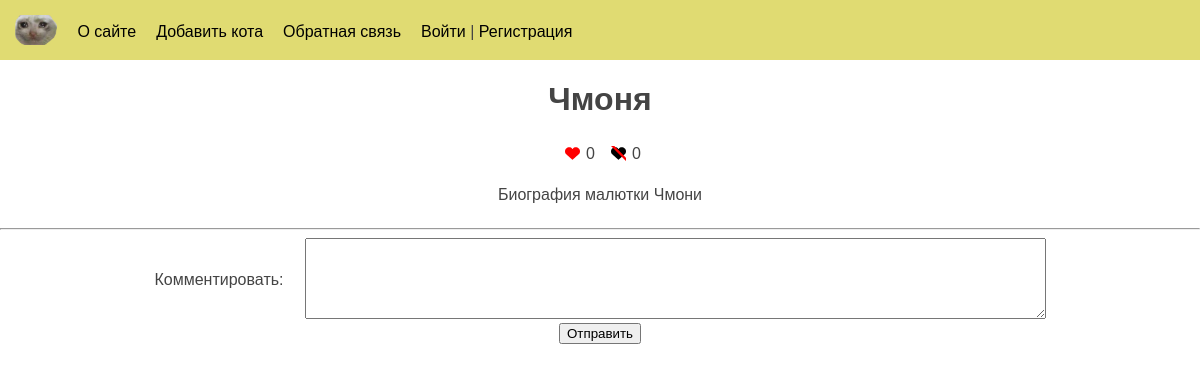
Page /post/chmonya/ on the earlier database version.
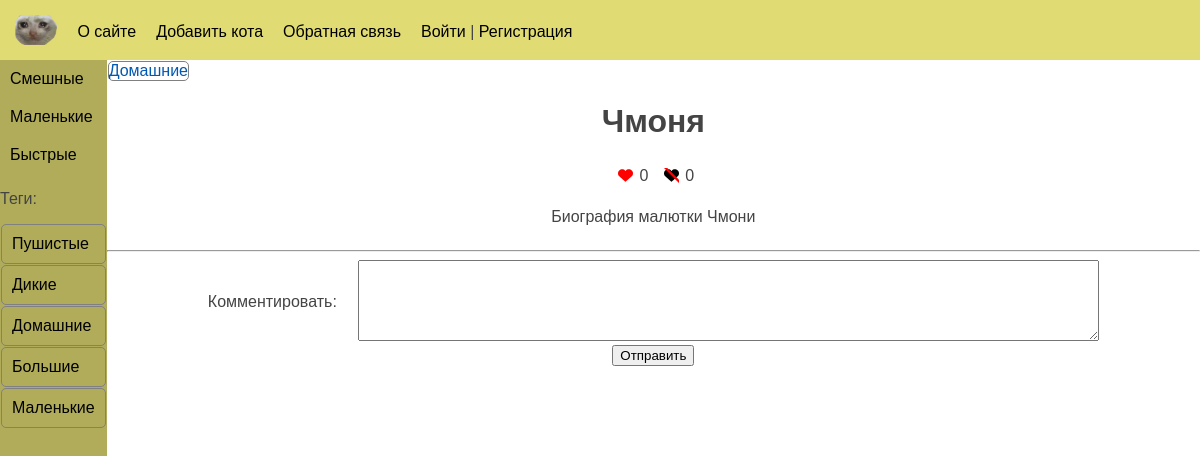
Same page on the later database version.
### cats/models.py (models this page shows, shortened)
class Category(models.Model):
    class Meta:
        verbose_name = 'Категория'
        verbose_name_plural = 'Категории'
    name = models.CharField(max_length=100, db_index=True, verbose_name='Категория')
    slug = models.SlugField(max_length=255, db_index=True, verbose_name='URL')
    def get_absolute_url(self):
        return reverse('category', kwargs={'category_slug': self.slug})

class TagPosts(models.Model):
    tag = models.CharField(max_length=100, db_index=True)
    slug = models.SlugField(max_length=255, unique=True, db_index=True)
    def get_absolute_url(self):
        return reverse('tag', kwargs={'tag_slug': self.slug})

### cats/views.py (the view)
# urls.py: path('post/<slug:post_slug>/', views.ShowPost.as_view(), name='post'),
class ShowPost(DataMixin, DetailView):
    model = Cat
    template_name = 'cats/post.html'
    slug_url_kwarg = 'post_slug'
    context_object_name = 'post'
    def get_context_data(self, **kwargs):
        context = super().get_context_data(**kwargs)
        form = AddCommentForm()
        return self.get_mixin_context(
            context,
            title=context['post'],
            form_comment=form,
            selected_id=0
        )
    def get_object(self, queryset=None):
        return get_object_or_404(Cat.published, slug=self.kwargs[self.slug_url_kwarg])

### cats/forms.py
class AddCommentForm(forms.ModelForm):
    class Meta:
        model = Comment
        fields = ['content']
        labels = {'content': 'Комментировать'}
        widgets = {'content': forms.Textarea(attrs={'cols': 90, 'rows': 5})}

### cats/models.py (called while the page is built)
    def get_queryset(self):
        return super().get_queryset().filter(is_published=Cat.Status.PUBLISHED)

    def __str__(self):
        return self.title

### cats/templatetags/cats_tags.py (called while the page is built)
@register.inclusion_tag('cats/list_categories.html')
def show_categories(selected_index=0):
    categories = Category.objects.all()
    return {"cats": categories, "selected_id": selected_index}

@register.inclusion_tag('cats/list_tags.html')
def show_all_tags():
    return {"tags": TagPosts.objects.all()}

### cats/utils.py (called while the page is built)
    def get_mixin_context(self, context, **kwargs):
        if self.title_page:
            context['title'] = self.title_page
        context['selected_id'] = None
        context.update(kwargs)
        return context

### users/context_processor.py (called while the page is built)
def get_cat_context(request):
    return {'mainmenu': menu}

### cats/templates/cats/post.html (shortened to what this page needs)
{% extends 'base.html' %}
{% load static %}
{% block breadcrumbs %}
<div class="container-inline align-v-center">
    {% with post.tags.all as tags %}
        {% if tags %}
            {% for t in tags %}
                <div class="tag-element"><a href="{{ t.get_absolute_url }}">{{t.tag}}</a></div>
            {% endfor %}
        {% endif %}
    {%endwith %}
</div>
{% endblock %}
{% block content %}
<div class="full-width">
    <div class="container-center">
        <h1>{{post.title}}</h1>
    </div>
    <div class="container-center">
        <div class="container-inline">
            <div class="default-padding container-inline">
                <form action="{% url 'like' %}" method="post">
                    <button type="submit" style="border: 0; background: transparent">
                         <img src="{% static 'cats/images/like.svg' %}" alt="Likes:" height="15px">
                    </button>
                </form>
                <div>{{ post.likes.count }}</div>
            </div>
            <div class="default-padding container-inline">
                <form action="{% url 'dislike' %}" method="post">
                    <button type="submit" style="border: 0; background: transparent">
                         <img src="{% static 'cats/images/dislike.svg' %}" alt="Likes:" height="15px">
                    </button>
                </form>
                <div>{{ post.dislikes.count }}</div>
            </div>
        </div>
    </div>
    <div class="container-center">
        {{post.content|linebreaks}}
    </div>
</div>
<hr>
<form action="{% url 'comment' %}" method="post">
    <div>
             {% for f in form_comment %}
                <div class="container-center">
                    <div>
                        <label class="form-label" for="{{ f.id_for_label}}">{{f.label}}:</label>
                    </div>
                    <div>
                        {{ f }}
                    </div>
                </div>
             {% endfor %}
            <div class="container-center">
                <div><button type="submit">Отправить</button></div>
            </div>
    </div>
</form>
{% endblock %}

### cats/templates/cats/list_categories.html
{% for cat in cats %}
  {% if cat.id == selected_id %}<div class="selected">{%else%}<div>{%endif%}
  <a href="{{ cat.get_absolute_url }}">{{cat.name}}</a></div>
{% endfor %}

### cats/templates/cats/list_tags.html
{% if tags %}
  <p>Теги:</p>
  {% for t in tags %}
      <div class="tag-element"><a href="{{ t.get_absolute_url }}">{{t.tag}}</a></div>
  {% endfor %}
{% endif %}

Differences in the rows shown:
added Category: name "Смешные"
added Category: name "Маленькие"
added Category: name "Быстрые"
added TagPosts: tag "Пушистые"
added TagPosts: tag "Дикие"
added TagPosts: tag "Домашние"
added TagPosts: tag "Большие"
added TagPosts: tag "Маленькие"
Other differences:
text now shown: "Теги:"
